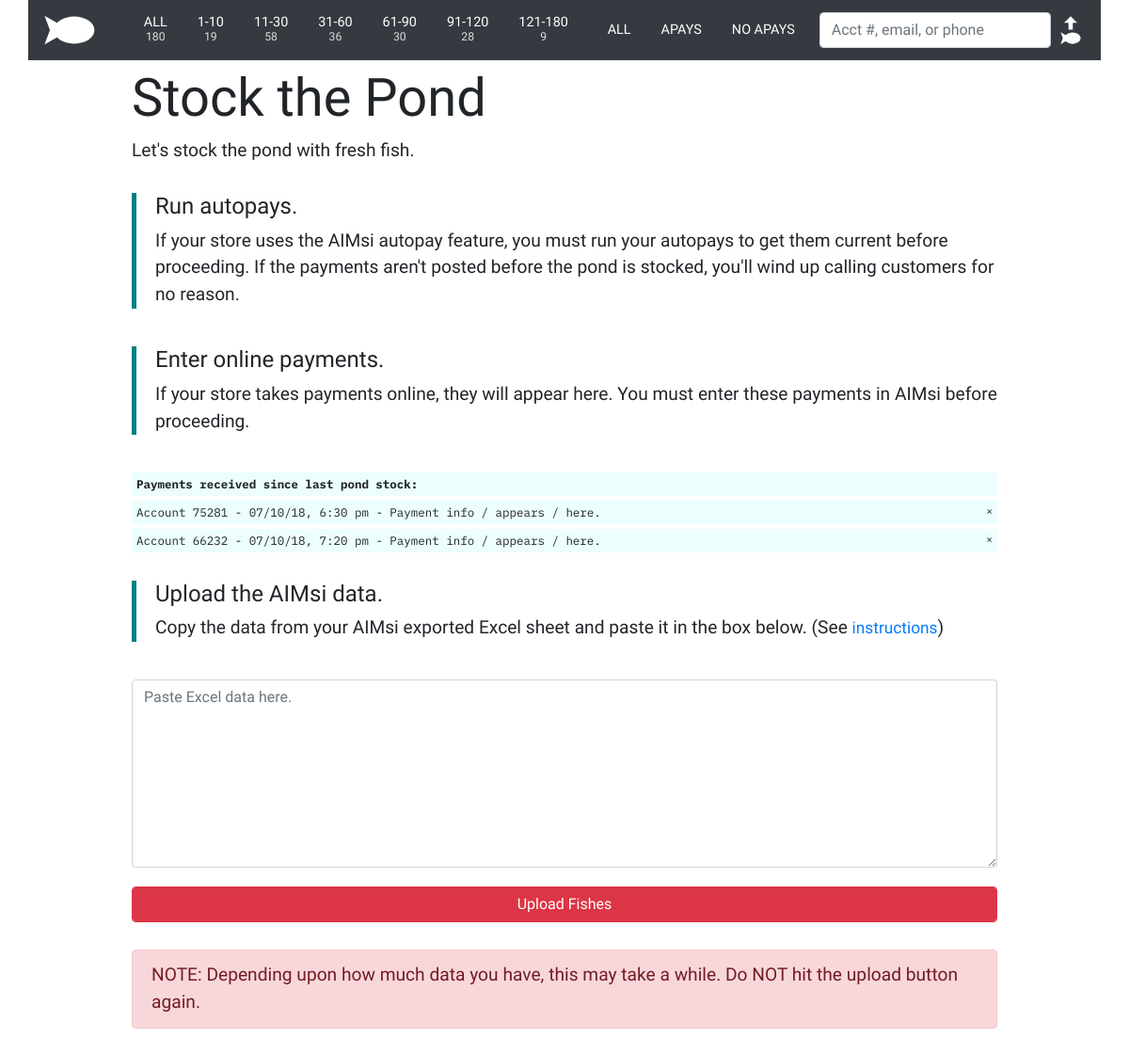
The app's page /stock with its own data.
### tables this page shows
CREATE TABLE `contact` (
  `ID` int(11) NOT NULL,
  `ctac_acct` int(11) NOT NULL,
  `ctac_date` int(12) NOT NULL,
  `ctac_lanid` varchar(20) NOT NULL,
  `ctac_action` varchar(20) NOT NULL,
  `ctac_note` text NOT NULL,
  `ctac_daysLate` int(11) NOT NULL,
  `ctac_seen` varchar(1) NOT NULL
);

### application/controller/stock.php (called while the page is built, shortened)
<?php
class Stock extends Controller
{
    public function index()
    {
        $onlinePayments = $this->model->getOnlinePayments();
        require APP . 'view/_templates/header.php';
        require APP . 'view/stock/index.php';
        require APP . 'view/_templates/footer.php';
    }
}

### public/index.php (called while the page is built, shortened)
<?php
require APP . 'core/controller.php';
$app = new Application();

### application/core/controller.php (called while the page is built, shortened)
<?php
class Controller
{
    public $db = null;
    private function openDatabaseConnection()
    {
        $options = array(PDO::ATTR_DEFAULT_FETCH_MODE => PDO::FETCH_OBJ, PDO::ATTR_ERRMODE => PDO::ERRMODE_WARNING);
        $this->db = new PDO(DB_TYPE . ':host=' . DB_HOST . ';dbname=' . DB_NAME . ';charset=' . DB_CHARSET, DB_USER, DB_PASS, $options);
    }
    public function loadModel()
    {
        require APP . 'model/model.php';
        $this->model = new Model($this->db);
    }
}

### application/model/model.php (called while the page is built, shortened)
<?php
class Model
{
    function __construct($db)
    {
        try {
            $this->db = $db;
        } catch (PDOException $e) {
            exit('Database connection could not be established.');
        }
    }
    public function getOnlinePayments()
    {
        $sql = "SELECT * FROM contact WHERE (ctac_action = 'Paid Online' AND ctac_seen <> 'Y') ORDER BY ctac_date";
        $query = $this->db->prepare($sql);
        $query->execute();
        return $query->fetchAll();
    }
}

### application/view/stock/index.php (the view, shortened to what this page needs)
<section class="col-sm-1"></section>
<section class="col-sm-10 pond-stock">
    <h1>Stock the Pond</h1>
    <p>Let's stock the pond with fresh fish.</p>
    <?php if (BUS_APAY == "Y" ) { ?>
        <section class="pond-stock-section">
            <h4>Run autopays.</h4>
            <p>If your store uses the AIMsi autopay feature, you must run your autopays to get them current before proceeding. If the payments aren't posted before the pond is stocked, you'll wind up calling customers for no reason.</p>
        </section>
    <?php } ?>
    <?php if (BUS_PAYMENT != "" ) { ?>
        <section class="pond-stock-section">
            <h4>Enter online payments.</h4>
            <p>If your store takes payments online, they will appear here. You must enter these payments in AIMsi before proceeding.</p>
        </section>
        <ul class="payment-list">
        <li ID="payment-list-title">Payments received since last pond stock:</li>
            <?php
                foreach($onlinePayments as $payment) {
                    echo "<li class=\"payment-list-item\">Account " . $payment->ctac_acct .
                                " - " . date('d/m/y, g:i a', $payment->ctac_date) .
                                " - " . $payment->ctac_note .
                                "<span class=\"payment-delete\" ID=\"" .
                                $payment->ID . "\">&times;</span></li>";
                }
            ?>
        </ul>
    <?php } ?>
    <section class="pond-stock-section">
        <h4>Upload the AIMsi data.</h4>
        <p>Copy the data from your AIMsi exported Excel sheet and paste it in the box below. (See <span id="get-aimsi-instructions">instructions</span>)</p>
    </section>
    <form enctype="multipart/form-data" action="<?php echo URL; ?>stock/pondStock" method="POST">
        <textarea name="fishes" placeholder="Paste Excel data here." ID="fishes-pastebox" class="form-control"></textarea>
        <input class="form-control btn btn-danger" type="submit" value="Upload Fishes" name="stock_the_pond" >
    </form>
    <br>
    <p class="alert alert-danger">
        NOTE: Depending upon how much data you have, this may take a while. Do NOT hit the upload button again.
    </p>
</section>
<section class="col-sm-1"></section>

### public/css/style.css (style rules this page uses)
body { font-family: 'Source Sans Pro', sans-serif; }
h1 { font-size: 3.5rem; }
textarea { margin: 20px 0 20px 0; }
.pond-stock { font-size: 120%; padding-bottom: 200px; }
.pond-stock-section { margin: 30px 0 40px 0; border-left: 5px solid teal; padding-left: 20px; }
.payment-list { list-style: none; padding-left: 0; }
#payment-list-title { border: 0px solid #ddd; padding: 3px 5px; margin-top: 5px; font-family: 'IBM Plex Mono', monospace; font-size: 65%; background: #edfeff; font-weight: bold; }
.payment-list-item { border: 0px solid #ddd; padding: 3px 5px; margin-top: 5px; font-family: 'IBM Plex Mono', monospace; font-size: 65%; background: #edfeff; }
.payment-delete { font-size: 90%; }
#get-aimsi-instructions { cursor: pointer; font-size: 90%; color: #007bff }
#fishes-pastebox { width: 100%; height: 200px; }
.payment-delete { cursor: pointer; float: right; }

### records on screen
contact: ctac_acct "75281", ctac_date "07/10/18, 6:30 pm", ctac_note "Payment info / appears / here."
contact: ctac_acct "66232", ctac_date "07/10/18, 7:20 pm", ctac_note "Payment info / appears / here."

### other values on screen
$aging->all "180"
$aging->one "19"
$aging->eleven "58"
$aging->thirtyOne "36"
$aging->sixtyOne "30"
$aging->ninetyOne "28"
$aging->oneTwentyPlus "9"
